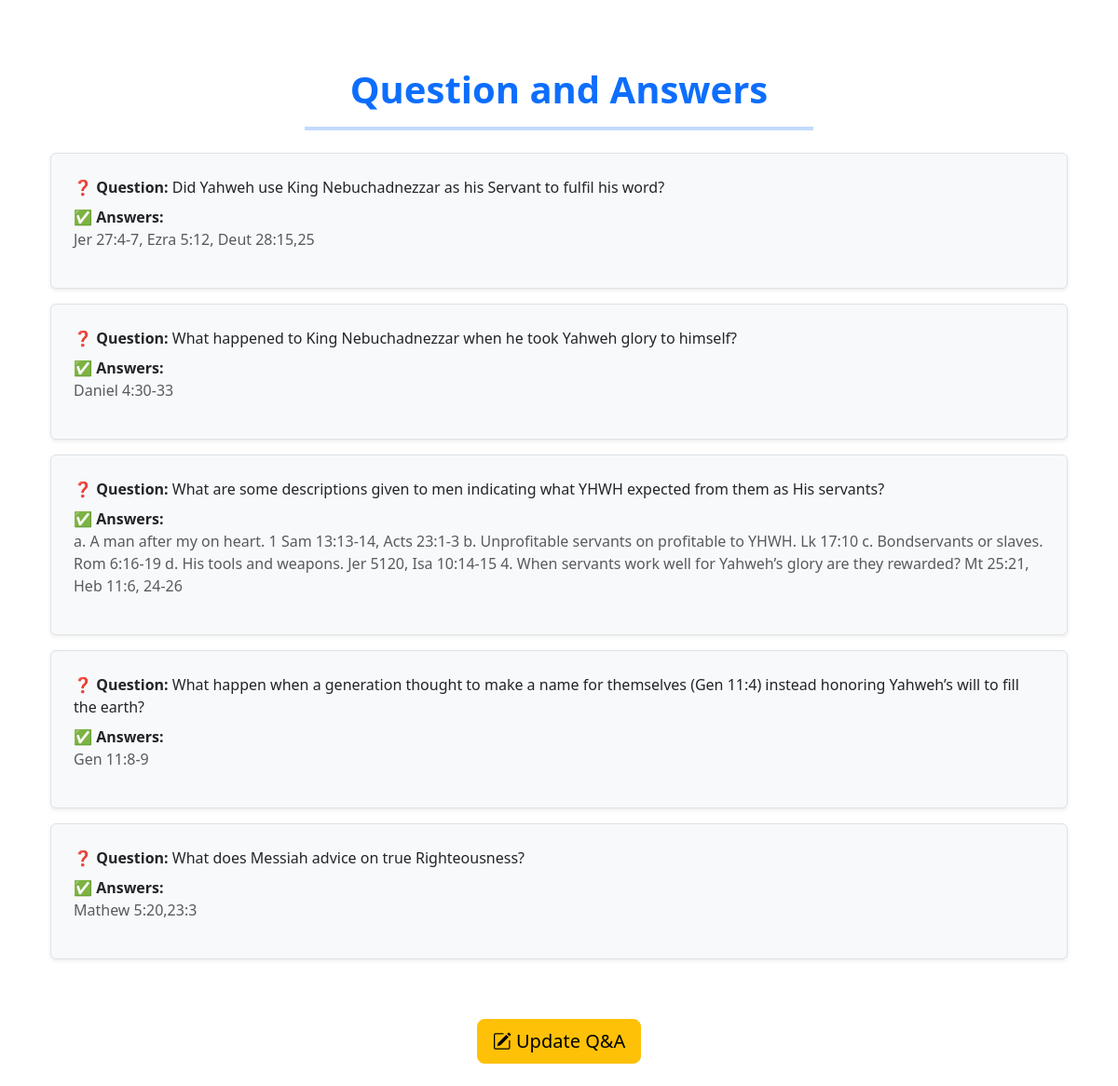
The page /lesson/1/body (signed in) on the database its author committed.
### application/models.py (models this page shows, shortened)
class Body(db.Model):
    id = db.Column(db.Integer, primary_key=True)
    question = db.Column(db.Text)
    answers = db.Column(db.Text)
    lesson_id = db.Column(db.Integer, db.ForeignKey('lesson.id'), nullable=0)

### application/lessons/routes.py (the view)
@lessons_bp.route('/lesson/<int:lesson_id>/body', methods=['GET'])
@login_required
def view_body(lesson_id):
    body = Body.query.filter_by(lesson_id=lesson_id).all()
    return render_template('view_body.html', title='Question and Answers' , body=body)

### application/models.py (called while the page is built)
@login_manager.user_loader
def load_user(user_id):
    return User.query.get(int(user_id))

### application/templates/view_body.html
{% extends "layout.html" %}
{% block content %}
<div class="container mt-5">
    <div class="text-center mb-4">
        <h1 class="fw-bold text-primary">{{ title }}</h1>
        <hr class="w-50 mx-auto" style="border: 2px solid #0d6efd;">
    </div>
    {% if body %}
    <ul class="list-group list-group-flush">
        {% for entry in body %}
        <li class="list-group-item mb-3 p-4 border rounded shadow-sm bg-light">
            <p class="mb-2">
                <strong class="text-dark">❓ Question:</strong> {{ entry.question }}
            </p>
            <p class="mt-2">
                <strong class="text-dark">✅ Answers:</strong>
                <span class="d-block text-muted">{{ entry.answers if entry.answers else 'No answers provided' }}</span>
            </p>
        </li>
        {% endfor %}
    </ul>
    {% else %}
    <p class="text-center text-muted mt-4">
        <i class="bi bi-info-circle"></i> No body content found for this lesson.
    </p>
    {% endif %}
    <div class="text-center mt-5">
        <a href="#" class="btn btn-warning btn-lg">
            <i class="bi bi-pencil-square"></i> Update Q&A
        </a>
    </div>
</div>
{% endblock content %}

### rows shown on the page
Body: question "Did Yahweh use King Nebuchadnezzar as his Servant to fulfil his word?", answers "Jer 27:4-7, Ezra 5:12, Deut 28:15,25"
Body: question "What happened to King Nebuchadnezzar when he took Yahweh glory to himself?", answers "Daniel 4:30-33"
Body: question "What are some descriptions given to men indicating what YHWH expected from them as His servants?", answers "a. A man after my on heart. 1 Sam 13:13-14, Acts 23:1-3 b. Unprofitable servants on profitable to YHWH. Lk 17:10 c. Bondservants or slaves. Rom 6:16-19 d. His tools and weapons. Jer 5120, Isa 10:14-15 4. When servants work well for Yahweh’s glory are they rewarded? Mt 25:21, Heb 11:6, 24-26"
Body: question "What happen when a generation thought to make a name for themselves (Gen 11:4) instead honoring Yahweh’s will to fill the earth?", answers "Gen 11:8-9"
Body: question "What does Messiah advice on true Righteousness?", answers "Mathew 5:20,23:3"

### other values the page prints
{{ title }} "Question and Answers"
